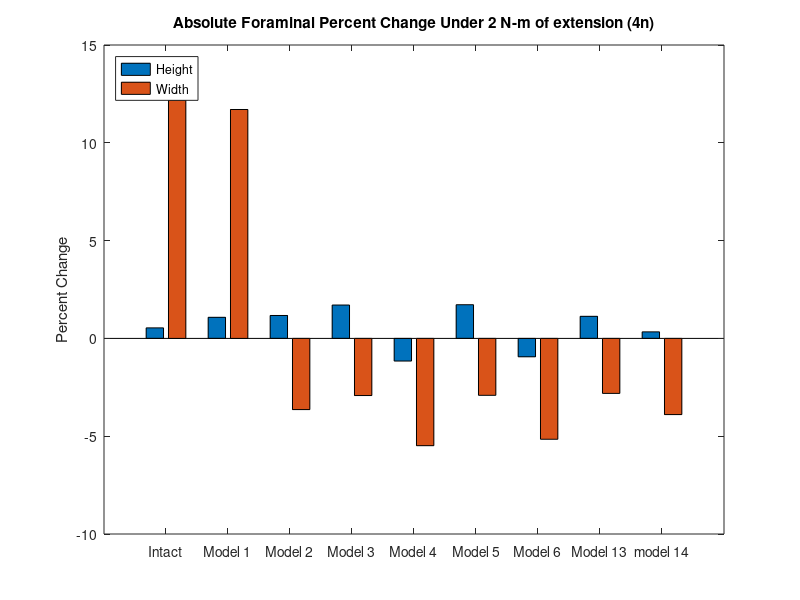
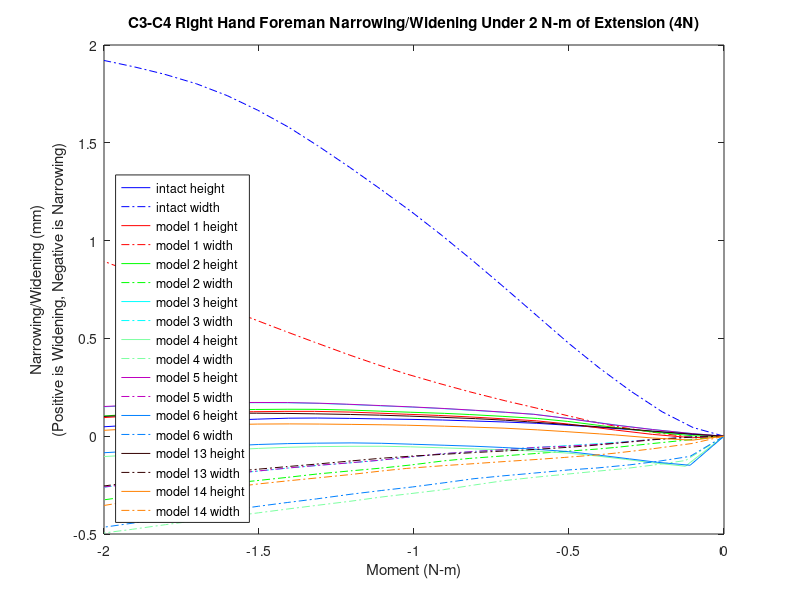
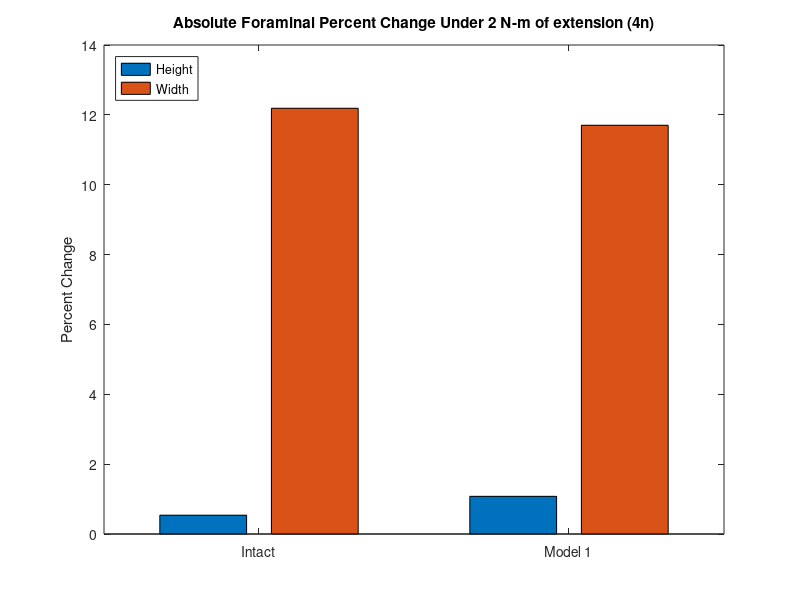
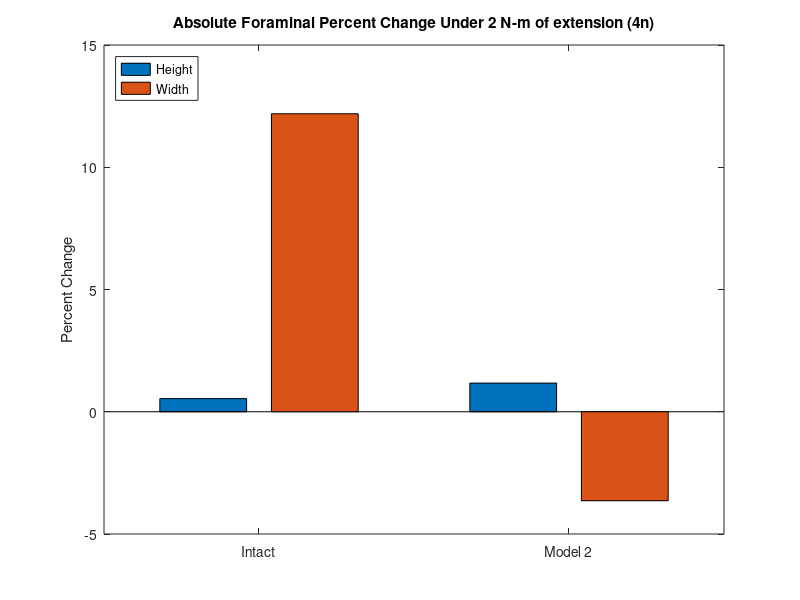

Write MATLAB code to recreate these figures, in order.
%% foreman height and width narrowing/widening 

% 4N!!

% for all models for the c3-c4 left hand side foreman under lateral bending (_n)
% 1297,16439,17116,14886

% Values for displacements have not been replaced. base coordinates have,
% but need checking. 
k=21;
zero1=[0 0 0 0 0 0 0 0 0 0 0 0 0 0 0 0 0 0 0 0 0];

mag15y=zero1;
mag15x=zero1;
width15=zero1;
height15=zero1;

mag14y=zero1;
mag14x=zero1;
width14=zero1;
height14=zero1;

mag13y=zero1;
mag13x=zero1;
width13=zero1;
height13=zero1;

mag6y=zero1;
mag6x=zero1;
width6=zero1;
height6=zero1;

mag5y=zero1;
mag5x=zero1;
width5=zero1;
height5=zero1;

mag4y=zero1;
mag4x=zero1;
width4=zero1;
height4=zero1;

mag3y=zero1;
mag3x=zero1;
width3=zero1;
height3=zero1;


mag2y=zero1;
mag2x=zero1;
width2=zero1;
height2=zero1;

mag1y=zero1;
mag1x=zero1;
width1=zero1;
height1=zero1;
% 1297,16439,17116,14886
%% model15_intact_TLC_4N
t15=[2 2.05 2.1 2.15 2.2 2.25 2.30198 2.35365 2.40358 2.45421 2.50322 2.55384 2.60384 2.65565 2.70225 2.75206 2.80139 2.85108 2.90339 2.95085 3];

% 1297
aa1=12.7746+[4.8745400e-01   5.8675100e-01   6.2998300e-01   6.4856900e-01   6.5775400e-01   6.5996500e-01   6.5997500e-01   6.5002100e-01   6.3675200e-01   6.1751200e-01   5.9422900e-01   5.6819100e-01   5.6079800e-01   5.8772100e-01   6.2021700e-01   6.3125900e-01   6.2683700e-01   5.8468700e-01   5.1659400e-01   4.5422900e-01   3.9182000e-01];
aa2=447.736+[1.5391800e+00   1.5667300e+00   1.9870700e+00   2.7076600e+00   3.6601600e+00   4.8026900e+00   6.1363900e+00   7.5417900e+00   8.9454600e+00   1.0393600e+01   1.1814600e+01   1.3288000e+01   1.4732100e+01   1.6201800e+01   1.7470100e+01   1.8737000e+01   1.9869800e+01   2.0859800e+01   2.1770800e+01   2.2511300e+01   2.3233200e+01];
aa3=-690.116+[-1.1235400e+00  -1.1748700e+00  -1.2322000e+00  -1.3155400e+00  -1.4341100e+00  -1.5950700e+00  -1.8252100e+00  -2.1161800e+00  -2.4450500e+00  -2.8210700e+00  -3.2359800e+00  -3.7160600e+00  -4.2409800e+00  -4.8383600e+00  -5.4163500e+00  -6.0458200e+00  -6.6548500e+00  -7.2189400e+00  -7.7642900e+00  -8.2298800e+00  -8.7020800e+00];

% 16439
ab1=13.5613+[3.1910900e-01   4.0347900e-01   4.4405300e-01   4.6240300e-01   4.7200100e-01   4.7788700e-01   4.8632300e-01   4.8834600e-01   4.8947900e-01   4.8832600e-01   4.8448800e-01   4.7992100e-01   4.9006400e-01   5.2886100e-01   5.6673400e-01   5.8882300e-01   5.9750400e-01   5.7187300e-01   5.1977600e-01   4.7169800e-01   4.2302900e-01];
ab2=447.206+[1.0864800e+00   1.0267900e+00   1.2840400e+00   1.7906300e+00   2.5018100e+00   3.3789500e+00   4.4120600e+00   5.5074000e+00   6.6097800e+00   7.7515500e+00   8.8728800e+00   1.0040800e+01   1.1197200e+01   1.2381900e+01   1.3402700e+01   1.4415500e+01   1.5314800e+01   1.6094600e+01   1.6807900e+01   1.7382700e+01   1.7941900e+01];
ab3=-699.132+[-9.9227400e-01  -1.0435600e+00  -1.0914900e+00  -1.1559200e+00  -1.2434500e+00  -1.3599900e+00  -1.5278200e+00  -1.7388700e+00  -1.9768600e+00  -2.2480100e+00  -2.5460100e+00  -2.8927800e+00  -3.2805200e+00  -3.7286200e+00  -4.1638800e+00  -4.6303400e+00  -5.0770300e+00  -5.4827500e+00  -5.8672100e+00  -6.1892600e+00  -6.5122700e+00];

% 17116
ac1=16.2684+[3.1756800e-01   4.0304100e-01   4.4254800e-01   4.5811700e-01   4.6348300e-01   4.6436800e-01   4.6779900e-01   4.6466000e-01   4.6092300e-01   4.5527300e-01   4.4688800e-01   4.3705500e-01   4.4228200e-01   4.7496900e-01   5.0774300e-01   5.2437600e-01   5.2828500e-01   4.9865300e-01   4.4227900e-01   3.9050200e-01   3.3801100e-01];
ac2=443.597+[1.2257500e+00   1.1810200e+00   1.4724500e+00   2.0267500e+00   2.7960600e+00   3.7386700e+00   4.8442300e+00   6.0122800e+00   7.1829700e+00   8.3902500e+00   9.5722000e+00   1.0799800e+01   1.2012300e+01   1.3253200e+01   1.4321700e+01   1.5379800e+01   1.6318100e+01   1.7130100e+01   1.7872200e+01   1.8469800e+01   1.9050500e+01];
ac3=-706.266+[-1.1326600e+00  -1.2015100e+00  -1.2863000e+00  -1.4023700e+00  -1.5544800e+00  -1.7470500e+00  -2.0045600e+00  -2.3113500e+00  -2.6453200e+00  -3.0150900e+00  -3.4101500e+00  -3.8582600e+00  -4.3481600e+00  -4.9052600e+00  -5.4401300e+00  -6.0084100e+00  -6.5496800e+00  -7.0400600e+00  -7.5041100e+00  -7.8928800e+00  -8.2828200e+00];

% 14886
ad1=9.91704+[5.2208400e-01   6.2303000e-01   6.6862400e-01   6.9107000e-01   7.0543700e-01   7.1343800e-01   7.1920400e-01   7.1491200e-01   7.0636300e-01   6.9076700e-01   6.7122500e-01   6.4959700e-01   6.4649700e-01   6.8016800e-01   7.1940900e-01   7.3732700e-01   7.3840200e-01   6.9986100e-01   6.3535000e-01   5.7606400e-01   5.1711400e-01];
ad2=444.847+[1.4321600e+00   1.4392400e+00   1.8275700e+00   2.5074900e+00   3.4148900e+00   4.5100800e+00   5.7941500e+00   7.1520700e+00   8.5138200e+00   9.9242900e+00   1.1312000e+01   1.2754500e+01   1.4172000e+01   1.5616100e+01   1.6864000e+01   1.8113600e+01   1.9234100e+01   2.0216400e+01   2.1122200e+01   2.1860000e+01   2.2580400e+01];
ad3=-691.954+[-1.0061900e+00  -1.0254200e+00  -1.0297300e+00  -1.0436600e+00  -1.0818900e+00  -1.1525700e+00  -1.2786700e+00  -1.4600800e+00  -1.6807900e+00  -1.9465100e+00  -2.2525400e+00  -2.6198200e+00  -3.0337300e+00  -3.5141000e+00  -3.9854200e+00  -4.5047500e+00  -5.0116700e+00  -5.4841500e+00  -5.9421600e+00  -6.3335800e+00  -6.7307500e+00];

ya1=aa1-ab1;
ya2=aa2-ab2;
ya3=aa3-ab3;
xa1=ad1-ac1;
xa2=ad2-ac2;
xa3=ad3-ac3;
x15=[xa1',xa2',xa3'];
y15=[ya1',ya2',ya3'];

for n=1:k
    mag15x(n)=sqrt(x15(n,1)^2+x15(n,2)^2+x15(n,3)^2);
end
for n=1:k
    mag15y(n)=sqrt(y15(n,1)^2+y15(n,2)^2+y15(n,3)^2);
end
for n=1:k
    width15(n)=mag15x(1,1)-mag15x(1,n);
end
for n=1:k
    height15(n)=mag15y(1,1)-mag15y(1,n);
end

%% model1_slideslide_tether/S2_4N
t1=[2 2.05126 2.11533 2.17471 2.20404 2.25121 2.30289 2.35286 2.41117 2.46025 2.51267 2.5564 2.60334 2.66048 2.70822 2.759 2.80923 2.85061 2.90524 2.95003 3];

% 1297
ae1=12.7746+[-3.0399900e-01  -2.1365700e-01  -1.1385600e-01  -2.2127500e-02   2.2280600e-02   8.6838200e-02   1.4440500e-01   1.8970400e-01   2.2976300e-01   2.5163400e-01   2.6423100e-01   2.6615900e-01   2.6107500e-01   2.4140800e-01   2.1325100e-01   1.7367000e-01   1.2563800e-01   7.9914500e-02   1.0545900e-02  -5.5386800e-02  -1.3278600e-01];
ae2=447.736+[2.4876100e+00   2.5082800e+00   2.7304000e+00   3.0334000e+00   3.2115000e+00   3.5421200e+00   3.9693500e+00   4.4511200e+00   5.0902100e+00   5.6890900e+00   6.3867100e+00   7.0106200e+00   7.7138600e+00   8.6196600e+00   9.4158200e+00   1.0296800e+01   1.1200200e+01   1.1968200e+01   1.3003700e+01   1.3870900e+01   1.4851200e+01];
ae3=-690.116+[-1.1890200e+00  -1.4710600e+00  -1.6165900e+00  -1.7256700e+00  -1.7792000e+00  -1.8692700e+00  -1.9775400e+00  -2.0954400e+00  -2.2481400e+00  -2.3935100e+00  -2.5685500e+00  -2.7292100e+00  -2.9165400e+00  -3.1628000e+00  -3.3909400e+00  -3.6539100e+00  -3.9371200e+00  -4.1923000e+00  -4.5643700e+00  -4.8977900e+00  -5.2936500e+00];

% 16439
af1=13.5613+[-3.2124000e-01  -2.5850000e-01  -1.8330700e-01  -1.1429200e-01  -7.8923900e-02  -2.3628000e-02   2.9947900e-02   7.2033400e-02   1.1056100e-01   1.3541300e-01   1.5513800e-01   1.6573400e-01   1.7121500e-01   1.6747400e-01   1.5622900e-01   1.3693300e-01   1.1069500e-01   8.2157600e-02   3.5511300e-02  -9.4938100e-03  -6.3799500e-02];
af2=447.206+[1.8134300e+00   1.7480200e+00   1.7939200e+00   1.9151800e+00   2.0002700e+00   2.1764700e+00   2.4308700e+00   2.7445500e+00   3.1788800e+00   3.5900700e+00   4.0700600e+00   4.5093500e+00   5.0137500e+00   5.6640300e+00   6.2391400e+00   6.8862800e+00   7.5605400e+00   8.1394100e+00   8.9260200e+00   9.5898400e+00   1.0345900e+01];
af3=-699.132+[-9.0469200e-01  -1.1688900e+00  -1.3059600e+00  -1.4068100e+00  -1.4552100e+00  -1.5330600e+00  -1.6190300e+00  -1.7053400e+00  -1.8133300e+00  -1.9105200e+00  -2.0215100e+00  -2.1229500e+00  -2.2409700e+00  -2.3863400e+00  -2.5158800e+00  -2.6644500e+00  -2.8259300e+00  -2.9721000e+00  -3.1890500e+00  -3.3851300e+00  -3.6190000e+00];

% 17116
ag1=16.2684+[-3.4470400e-01  -2.7918100e-01  -2.0296000e-01  -1.3388000e-01  -9.8554300e-02  -4.3377800e-02   9.2481600e-03   4.9454100e-02   8.5397100e-02   1.0785700e-01   1.2474500e-01   1.3278600e-01   1.3549500e-01   1.2826400e-01   1.1385100e-01   9.0859700e-02   6.1053200e-02   2.9646400e-02  -2.0646800e-02  -6.8719300e-02  -1.2638300e-01];
ag2=449.981+[1.9898500e+00   1.9402100e+00   2.0218000e+00   2.1797700e+00   2.2840100e+00   2.4914200e+00   2.7815300e+00   3.1330600e+00   3.6139100e+00   4.0654000e+00   4.5894000e+00   5.0667000e+00   5.6126800e+00   6.3153300e+00   6.9341900e+00   7.6275900e+00   8.3465900e+00   8.9615900e+00   9.7944900e+00   1.0495100e+01   1.1290400e+01];
ag3=-696.273+[-1.0629800e+00  -1.3477300e+00  -1.5264300e+00  -1.6701800e+00  -1.7413900e+00  -1.8571000e+00  -1.9865700e+00  -2.1192600e+00  -2.2859200e+00  -2.4356700e+00  -2.6060000e+00  -2.7605500e+00  -2.9389200e+00  -3.1642100e+00  -3.3636300e+00  -3.5894200e+00  -3.8297500e+00  -4.0429700e+00  -4.3508700e+00  -4.6235700e+00  -4.9440300e+00];

% 14886
ah1=9.91704+[-2.6361700e-01  -1.7208500e-01  -6.9625500e-02   2.5471800e-02   7.1536100e-02   1.3871700e-01   1.9992300e-01   2.4944200e-01   2.9440100e-01   3.2037800e-01   3.3741000e-01   3.4280000e-01   3.4108200e-01   3.2527400e-01   3.0035600e-01   2.6395400e-01   2.1851300e-01   1.7454500e-01   1.0699100e-01   4.2400400e-02  -3.3675600e-02];
ah2=448.847+[2.3816500e+00   2.3813500e+00   2.5648500e+00   2.8293600e+00   2.9883500e+00   3.2886900e+00   3.6831700e+00   4.1337700e+00   4.7370600e+00   5.3059900e+00   5.9718700e+00   6.5702800e+00   7.2475100e+00   8.1225000e+00   8.8943200e+00   9.7517200e+00   1.0634400e+01   1.1387200e+01   1.2405300e+01   1.3260400e+01   1.4229700e+01];
ah3=-691.954+[-1.0819800e+00  -1.3306000e+00  -1.4119900e+00  -1.4552300e+00  -1.4747100e+00  -1.5087800e+00  -1.5547100e+00  -1.6114500e+00  -1.6895400e+00  -1.7680900e+00  -1.8672800e+00  -1.9623400e+00  -2.0774500e+00  -2.2295100e+00  -2.3756700e+00  -2.5502300e+00  -2.7450000e+00  -2.9258500e+00  -3.1981400e+00  -3.4483900e+00  -3.7507500e+00];

xb1=ah1-ag1;
xb2=ah2-ag2;
xb3=ah3-ag3;
yb1=ae1-af1;
yb2=ae2-af2;
yb3=ae3-af3;
y1=[yb1',yb2',yb3'];
x1=[xb1',xb2',xb3'];

for n=1:k
    mag1x(n)=sqrt(x1(n,1)^2+x1(n,2)^2+x1(n,3)^2);
end
for n=1:k
    mag1y(n)=sqrt(y1(n,1)^2+y1(n,2)^2+y1(n,3)^2);
end
for n=1:k
    height1(n)=mag1y(1,1)-mag1y(1,n);
end
for n=1:k
    width1(n)=mag1x(1,1)-mag1x(1,n);
end
%% model2_SlideSlide_NoTether/S2_4N
t2=[2 2.05126 2.11533 2.17471 2.20447 2.25221 2.30059 2.35788 2.41099 2.45099 2.50605 2.55427 2.60174 2.65492 2.70335 2.75569 2.80363 2.85302 2.90564 2.95047 3];

% 1297
ai1=12.7746+[-1.7128900e-01  -8.8164100e-02   4.5072000e-03   8.9306500e-02   1.3015900e-01   1.8703300e-01   2.3213600e-01   2.7457000e-01   3.0187500e-01   3.1464600e-01   3.2275100e-01   3.1708800e-01   3.0058400e-01   2.6934100e-01   2.3010100e-01   1.7768100e-01   1.1919200e-01   5.1150900e-02  -3.0405800e-02  -1.0882200e-01  -2.0216700e-01];
ai2=447.736+[2.9455100e+00   2.9427700e+00   3.1435200e+00   3.4350500e+00   3.6115000e+00   3.9439200e+00   4.3446900e+00   4.9048300e+00   5.4995400e+00   5.9943200e+00   6.7456400e+00   7.4790400e+00   8.2577000e+00   9.1807600e+00   1.0063100e+01   1.1055400e+01   1.1992300e+01   1.2981100e+01   1.4046300e+01   1.4961500e+01   1.5978700e+01];
ai3=-690.116+[-1.4399000e+00  -1.6152200e+00  -1.7285100e+00  -1.8271600e+00  -1.8794400e+00  -1.9706400e+00  -2.0740100e+00  -2.2126500e+00  -2.3563800e+00  -2.4769300e+00  -2.6510600e+00  -2.7835500e+00  -2.9169900e+00  -3.0924700e+00  -3.2854000e+00  -3.5292100e+00  -3.7893600e+00  -4.0964600e+00  -4.4690100e+00  -4.8184500e+00  -5.2368300e+00];

% 16439
aj1=13.5613+[-2.2044400e-01  -1.6093200e-01  -9.1282300e-02  -2.6503500e-02   6.4047400e-03   5.6218300e-02   9.9823100e-02   1.4096200e-01   1.6905500e-01   1.8627100e-01   2.0360800e-01   2.0746200e-01   2.0321700e-01   1.9024500e-01   1.7006900e-01   1.4048700e-01   1.0417700e-01   5.8919900e-02   2.3127700e-04  -5.6368500e-02  -1.2613700e-01];
aj2=447.206+[2.1526800e+00   2.0836400e+00   2.1232800e+00   2.2403500e+00   2.3242400e+00   2.5024700e+00   2.7398600e+00   3.1042800e+00   3.5084500e+00   3.8468400e+00   4.3532000e+00   4.8300500e+00   5.3338500e+00   5.9338100e+00   6.5100800e+00   7.1646300e+00   7.7915400e+00   8.4618200e+00   9.2007100e+00   9.8512400e+00   1.0586300e+01];
aj3=-699.132+[-1.1264800e+00  -1.2958400e+00  -1.4034000e+00  -1.4939000e+00  -1.5402900e+00  -1.6179900e+00  -1.6982100e+00  -1.7976300e+00  -1.8971300e+00  -1.9758600e+00  -2.0744200e+00  -2.1187300e+00  -2.1471500e+00  -2.1825400e+00  -2.2245100e+00  -2.2821700e+00  -2.3524600e+00  -2.4427500e+00  -2.5678700e+00  -2.6960100e+00  -2.8577700e+00];

% 17116
ak1=16.2684+[-2.4201000e-01  -1.8086600e-01  -1.1116400e-01  -4.6880500e-02  -1.4139600e-02   3.5151000e-02   7.7525100e-02   1.1633000e-01   1.4190200e-01   1.5705100e-01   1.7143500e-01   1.7257200e-01   1.6503800e-01   1.4818900e-01   1.2448600e-01   9.1094500e-02   5.1492300e-02   3.0375700e-03  -5.8229900e-02  -1.1687600e-01  -1.8845700e-01];
ak2=449.981+[2.3669000e+00   2.3098600e+00   2.3817800e+00   2.5336300e+00   2.6360300e+00   2.8450200e+00   3.1159500e+00   3.5240300e+00   3.9709600e+00   4.3426300e+00   4.8992700e+00   5.4313700e+00   5.9948300e+00   6.6626000e+00   7.3002600e+00   8.0207300e+00   8.7059000e+00   9.4328800e+00   1.0225500e+01   1.0916700e+01   1.1691800e+01];
ak3=-696.273+[-1.3288600e+00  -1.5137500e+00  -1.6589700e+00  -1.7904900e+00  -1.8592900e+00  -1.9747100e+00  -2.0962200e+00  -2.2501000e+00  -2.4046300e+00  -2.5275000e+00  -2.6956400e+00  -2.8212300e+00  -2.9421400e+00  -3.0900100e+00  -3.2419400e+00  -3.4279000e+00  -3.6226000e+00  -3.8464000e+00  -4.1137700e+00  -4.3621100e+00  -4.6577900e+00];

% 14886
al1=9.91704+[-1.2909300e-01  -4.3783000e-02   5.2490000e-02   1.4108600e-01   1.8368200e-01   2.4347100e-01   2.9227100e-01   3.3957800e-01   3.7131800e-01   3.8741000e-01   3.9987600e-01   3.9782100e-01   3.8505000e-01   3.5776000e-01   3.2179400e-01   2.7238800e-01   2.1605800e-01   1.4965000e-01   6.8800000e-02  -9.3284500e-03  -1.0293900e-01];
al2=444.847+[2.8113300e+00   2.7900200e+00   2.9547100e+00   3.2095300e+00   3.3674000e+00   3.6701600e+00   4.0406400e+00   4.5656300e+00   5.1282600e+00   5.5988700e+00   6.3157500e+00   7.0155400e+00   7.7608300e+00   8.6489500e+00   9.5025800e+00   1.0468200e+01   1.1385500e+01   1.2359500e+01   1.3415700e+01   1.4328200e+01   1.5347800e+01];
al3=-691.954+[-1.2862800e+00  -1.4328900e+00  -1.4863300e+00  -1.5213500e+00  -1.5398100e+00  -1.5751100e+00  -1.6197300e+00  -1.6872800e+00  -1.7617300e+00  -1.8267000e+00  -1.9147600e+00  -1.9530100e+00  -1.9826000e+00  -2.0336100e+00  -2.1062300e+00  -2.2130000e+00  -2.3431000e+00  -2.5126200e+00  -2.7396400e+00  -2.9673700e+00  -3.2517300e+00];

xc1=al1-ak1;
xc2=al2-ak2;
xc3=al3-ak3;
yd1=ai1-aj1;
yd2=ai2-aj2;
yd3=ai3-aj3;
y2=[yd1',yd2',yd3'];
x2=[xc1',xc2',xc3'];

for n=1:k
    mag2x(n)=sqrt(x2(n,1)^2+x2(n,2)^2+x2(n,3)^2);
end
for n=1:k
    mag2y(n)=sqrt(y2(n,1)^2+y2(n,2)^2+y2(n,3)^2);
end
for n=1:k
    height2(n)=mag2y(1,1)-mag2y(1,n);
end
for n=1:k
    width2(n)=mag2x(1,1)-mag2x(1,n);
end

%% model3_APSlide_Tether/S2_4N
t3=[2 2.05126 2.11533 2.16533 2.20361 2.25215 2.30482 2.35211 2.4011 2.4565 2.50468 2.55973 2.60432 2.65144 2.70196 2.75595 2.80367 2.85248 2.91084 2.96199 3];
% 1297
am1=12.7746+[3.3679900e-01   3.6246200e-01   3.8931700e-01   4.1074100e-01   4.2745600e-01   4.4602600e-01   4.5849500e-01   4.6517600e-01   4.7009300e-01   4.7189100e-01   4.6909900e-01   4.6131000e-01   4.5199900e-01   4.3868300e-01   4.1723300e-01   3.8582900e-01   3.5294900e-01   3.1412700e-01   2.6336400e-01   2.1364400e-01   1.7270000e-01];
am2=447.736+[2.5609300e+00   2.5672600e+00   2.6989900e+00   2.8726700e+00   3.0246800e+00   3.2517600e+00   3.5425500e+00   3.8471700e+00   4.2003000e+00   4.6448500e+00   5.0707000e+00   5.6029500e+00   6.0650100e+00   6.5774600e+00   7.1591800e+00   7.8195400e+00   8.4292400e+00   9.0760900e+00   9.8773900e+00   1.0603000e+01   1.1154900e+01];
am3=-690.116+[-1.7303000e+00  -1.7499000e+00  -1.7844900e+00  -1.8227000e+00  -1.8562900e+00  -1.9075000e+00  -1.9738000e+00  -2.0458500e+00  -2.1265600e+00  -2.2270600e+00  -2.3253300e+00  -2.4506800e+00  -2.5614400e+00  -2.6847500e+00  -2.8280600e+00  -3.0003800e+00  -3.1675000e+00  -3.3537000e+00  -3.5992200e+00  -3.8360300e+00  -4.0255800e+00];
% 16439
an1=13.5613+[1.6922800e-01   1.8986900e-01   2.1398500e-01   2.3122300e-01   2.4448600e-01   2.6159300e-01   2.7891400e-01   2.8993500e-01   2.9946600e-01   3.0709800e-01   3.1206300e-01   3.1661100e-01   3.1793800e-01   3.1572900e-01   3.0799700e-01   2.9501300e-01   2.7895400e-01   2.5927500e-01   2.3004000e-01   1.9896200e-01   1.7251600e-01];
an2=447.206+[1.8377900e+00   1.8013500e+00   1.8113800e+00   1.8615800e+00   1.9146500e+00   2.0072500e+00   2.1462400e+00   2.3144000e+00   2.5258900e+00   2.8032600e+00   3.0713000e+00   3.4124200e+00   3.7205200e+00   4.0670500e+00   4.4623700e+00   4.9156400e+00   5.3419900e+00   5.8000000e+00   6.3730700e+00   6.8975800e+00   7.2999300e+00];
an3=-699.132+[-1.4183800e+00  -1.4455600e+00  -1.4828900e+00  -1.5198300e+00  -1.5521800e+00  -1.5985800e+00  -1.6534400e+00  -1.7045400e+00  -1.7599900e+00  -1.8261800e+00  -1.8864900e+00  -1.9599000e+00  -2.0253900e+00  -2.0956000e+00  -2.1718100e+00  -2.2600800e+00  -2.3460700e+00  -2.4422100e+00  -2.5679700e+00  -2.6907700e+00  -2.7904800e+00];
% 17116
ao1=16.2684+[1.5435300e-01   1.7513600e-01   1.9841900e-01   2.1489700e-01   2.2758600e-01   2.4391200e-01   2.5994300e-01   2.6937700e-01   2.7716400e-01   2.8275100e-01   2.8589600e-01   2.8809000e-01   2.8733200e-01   2.8304200e-01   2.7306900e-01   2.5756300e-01   2.3912500e-01   2.1692100e-01   1.8488700e-01   1.5136200e-01   1.2298900e-01];
ao2=449.981+[2.0571100e+00   2.0251300e+00   2.0543600e+00   2.1253100e+00   2.1958300e+00   2.3125000e+00   2.4789300e+00   2.6737800e+00   2.9145500e+00   3.2260200e+00   3.5241800e+00   3.9010800e+00   4.2395200e+00   4.6193900e+00   5.0514500e+00   5.5446600e+00   6.0070000e+00   6.5018800e+00   7.1184100e+00   7.6806900e+00   8.1109000e+00];
ao3=-696.273+[-1.6334300e+00  -1.6659900e+00  -1.7248700e+00  -1.7854100e+00  -1.8379800e+00  -1.9128500e+00  -2.0003900e+00  -2.0834100e+00  -2.1745600e+00  -2.2834100e+00  -2.3824100e+00  -2.5029200e+00  -2.6094400e+00  -2.7264500e+00  -2.8560700e+00  -3.0045700e+00  -3.1468100e+00  -3.3027900e+00  -3.5025900e+00  -3.6929700e+00  -3.8444500e+00];
% 14886
ap1=9.91704+[3.8729600e-01   4.1429500e-01   4.4337800e-01   4.6692800e-01   4.8535200e-01   5.0609000e-01   5.2131300e-01   5.3087600e-01   5.3877900e-01   5.4381000e-01   5.4388700e-01   5.3954300e-01   5.3288300e-01   5.2201300e-01   5.0297600e-01   4.7413000e-01   4.4333000e-01   4.0630700e-01   3.5702600e-01   3.0833700e-01   2.6817900e-01];
ap2=444.847+[2.4108500e+00   2.4057700e+00   2.5125900e+00   2.6623100e+00   2.7950800e+00   2.9970300e+00   3.2605000e+00   3.5411800e+00   3.8699700e+00   4.2874100e+00   4.6895800e+00   5.1947300e+00   5.6355300e+00   6.1260600e+00   6.6846800e+00   7.3211300e+00   7.9108700e+00   8.5387200e+00   9.3194000e+00   1.0028600e+01   1.0569200e+01];
ap3=-691.954+[-1.5620500e+00  -1.5641800e+00  -1.5575000e+00  -1.5546000e+00  -1.5542500e+00  -1.5594700e+00  -1.5742800e+00  -1.6001600e+00  -1.6320100e+00  -1.6751600e+00  -1.7207100e+00  -1.7825000e+00  -1.8404800e+00  -1.9055700e+00  -1.9829300e+00  -2.0816400e+00  -2.1820400e+00  -2.2985500e+00  -2.4586900e+00  -2.6186700e+00  -2.7500100e+00];

xe1=ap1-ao1;
xe2=ap2-ao2;
xe3=ap3-ao3;
yf1=am1-an1;
yf2=am2-an2;
yf3=am3-an3;
y3=[yf1',yf2',yf3'];
x3=[xe1',xe2',xe3'];

for n=1:k
    mag3x(n)=sqrt(x3(n,1)^2+x3(n,2)^2+x3(n,3)^2);
end
for n=1:k
    mag3y(n)=sqrt(y3(n,1)^2+y3(n,2)^2+y3(n,3)^2);
end
for n=1:k
    height3(n)=mag3y(1,1)-mag3y(1,n);
end
for n=1:k
    width3(n)=mag3x(1,1)-mag3x(1,n);
end


%% model4_APSlide_NoTether/S2_4N
t4=[2 2.0622 2.11523 2.15852 2.20492 2.25001 2.30364 2.35417 2.40231 2.45225 2.50547 2.55011 2.60474 2.65523 2.70472 2.7507 2.80007 2.85772 2.90074 2.95442 3];
% 1297
aq1=12.7746+[-4.3484900e-01   6.8773500e-01   7.8461100e-01   7.8240600e-01   7.5804900e-01   7.2282300e-01   6.6002300e-01   5.9106800e-01   5.3234500e-01   4.4989200e-01   3.4633400e-01   2.6839700e-01   1.9040300e-01   1.1735300e-01   2.2308600e-02  -6.5317800e-02  -1.4974400e-01  -2.3090600e-01  -2.9971800e-01  -3.5961600e-01  -4.1647300e-01];
aq2=447.736+[2.5760800e+00   2.2434500e+00   3.5356600e+00   4.9426900e+00   6.6638400e+00   8.4136800e+00   1.0446600e+01   1.2270200e+01   1.3955800e+01   1.5670500e+01   1.7328000e+01   1.8625200e+01   2.0152900e+01   2.1508600e+01   2.2772800e+01   2.3894000e+01   2.5026700e+01   2.6253000e+01   2.7124600e+01   2.8143800e+01   2.9006000e+01];
aq3=-690.116+[-9.0088400e-02  -1.8768500e+00  -2.1075400e+00  -2.3409000e+00  -2.6710800e+00  -3.0626800e+00  -3.6057000e+00  -4.1720100e+00  -4.7595500e+00  -5.3283700e+00  -5.9310500e+00  -6.4653500e+00  -7.1706100e+00  -7.8624400e+00  -8.5537000e+00  -9.2261600e+00  -9.9668400e+00  -1.0838500e+01  -1.1505100e+01  -1.2345600e+01  -1.3076300e+01];
% 16439
ar1=13.5613+[-4.2097600e-01   4.4886100e-01   5.2593800e-01   5.2795000e-01   5.1816300e-01   5.0589600e-01   4.7128000e-01   4.3288100e-01   4.0495900e-01   3.5541800e-01   2.8789400e-01   2.3725000e-01   1.9296400e-01   1.4992300e-01   8.5511200e-02   2.6941300e-02  -2.9742700e-02  -7.9779700e-02  -1.2425600e-01  -1.6373600e-01  -1.9760300e-01];
ar2=447.206+[1.7838300e+00   1.4560400e+00   2.4033200e+00   3.4725700e+00   4.7986300e+00   6.1481300e+00   7.7287400e+00   9.1490200e+00   1.0459200e+01   1.1725800e+01   1.2931600e+01   1.3872400e+01   1.4976500e+01   1.5972800e+01   1.6915400e+01   1.7764300e+01   1.8631700e+01   1.9581800e+01   2.0252900e+01   2.1045900e+01   2.1711200e+01];
ar3=-699.132+[7.7023900e-02  -1.5741700e+00  -1.7650700e+00  -1.9443300e+00  -2.1903000e+00  -2.4728500e+00  -2.8616400e+00  -3.2629900e+00  -3.6734400e+00  -4.0015000e+00  -4.3259200e+00  -4.6112200e+00  -4.9796600e+00  -5.3482100e+00  -5.7146300e+00  -6.0796400e+00  -6.4884100e+00  -6.9742600e+00  -7.3299500e+00  -7.7822900e+00  -8.1341400e+00];
% 17116
as1=16.2684+[-4.5758100e-01   4.3780300e-01   5.0812900e-01   5.0313200e-01   4.8542500e-01   4.6558300e-01   4.2281800e-01   3.7757300e-01   3.4268500e-01   2.8552900e-01   2.1035600e-01   1.5314600e-01   1.0034200e-01   4.9142800e-02  -2.2460800e-02  -8.7126600e-02  -1.4919500e-01  -2.0675900e-01  -2.5698900e-01  -3.0210200e-01  -3.4001200e-01];
as2=449.981+[1.9827400e+00   1.6904100e+00   2.7294700e+00   3.8826400e+00   5.3047300e+00   6.7461800e+00   8.4271100e+00   9.9309200e+00   1.1313300e+01   1.2663000e+01   1.3947500e+01   1.4946500e+01   1.6113900e+01   1.7158900e+01   1.8138800e+01   1.9014400e+01   1.9902400e+01   2.0868800e+01   2.1546600e+01   2.2339900e+01   2.2997400e+01];
as3=-696.273+[-9.3101500e-02  -1.8108000e+00  -2.1041700e+00  -2.3831100e+00  -2.7519600e+00  -3.1624900e+00  -3.7049500e+00  -4.2478400e+00  -4.7914200e+00  -5.2920400e+00  -5.8035800e+00  -6.2470700e+00  -6.8151400e+00  -7.3672600e+00  -7.9075200e+00  -8.4285300e+00  -9.0003200e+00  -9.6710900e+00  -1.0172000e+01  -1.0803200e+01  -1.1324900e+01];
% 14886
at1=9.91704+[-3.8613900e-01   7.4465100e-01   8.5255200e-01   8.5836700e-01   8.4278400e-01   8.1591200e-01   7.6074000e-01   6.9728600e-01   6.4412100e-01   5.6784200e-01   4.7019900e-01   3.9799500e-01   3.2753000e-01   2.6173500e-01   1.7228600e-01   8.9170900e-02   8.9662700e-03  -6.5516600e-02  -1.2933500e-01  -1.8327900e-01  -2.3696500e-01];
at2=444.847+[2.4369800e+00   2.0634100e+00   3.2820200e+00   4.6273000e+00   6.2824800e+00   7.9727100e+00   9.9474600e+00   1.1727600e+01   1.3378600e+01   1.5059600e+01   1.6692300e+01   1.7976200e+01   1.9497500e+01   2.0856700e+01   2.2133300e+01   2.3272700e+01   2.4431200e+01   2.5693400e+01   2.6599000e+01   2.7667600e+01   2.8584900e+01];
at3=-691.954+[6.2514600e-02  -1.6656200e+00  -1.7716100e+00  -1.8865600e+00  -2.0748700e+00  -2.3203600e+00  -2.6944200e+00  -3.1077400e+00  -3.5510600e+00  -3.9385000e+00  -4.3487500e+00  -4.7225000e+00  -5.2275700e+00  -5.7390200e+00  -6.2621100e+00  -6.7851000e+00  -7.3712600e+00  -8.0700600e+00  -8.6032300e+00  -9.2810500e+00  -9.8618000e+00];

xg1=at1-as1;
xg2=at2-as2;
xg3=at3-as3;
yh1=aq1-ar1;
yh2=aq2-ar2;
yh3=aq3-ar3;
y4=[yh1',yh2',yh3'];
x4=[xg1',xg2',xg3'];

for n=1:k
    mag4x(n)=sqrt(x4(n,1)^2+x4(n,2)^2+x4(n,3)^2);
end
for n=1:k
    mag4y(n)=sqrt(y4(n,1)^2+y4(n,2)^2+y4(n,3)^2);
end
for n=1:k
    height4(n)=mag4y(1,1)-mag4y(1,n);
end
for n=1:k
    width4(n)=mag4x(1,1)-mag4x(1,n);
end

%% model5_LatSlide_Tether/S2_4N
t5=[2 2.05126 2.11533 2.17471 2.20404 2.25806 2.30703 2.35279 2.40109 2.45138 2.50274 2.55389 2.60894 2.65187 2.70418 2.75649 2.80083 2.85242 2.90526 2.95387 3];
% 1297
au1=12.7746+[3.1852000e-01   3.4307200e-01   3.6901700e-01   3.9417400e-01   4.0686500e-01   4.2772600e-01   4.4197900e-01   4.5265600e-01   4.5983700e-01   4.6345200e-01   4.6192800e-01   4.5540400e-01   4.4457300e-01   4.3273800e-01   4.1127000e-01   3.8206500e-01   3.5255900e-01   3.1298100e-01   2.6868600e-01   2.2376000e-01   1.7597300e-01];
au2=447.736+[2.6057600e+00   2.6122400e+00   2.7383400e+00   2.9217300e+00   3.0319900e+00   3.2782300e+00   3.5458000e+00   3.8363200e+00   4.1795600e+00   4.5732200e+00   5.0171900e+00   5.5025500e+00   6.0607200e+00   6.5217100e+00   7.1165200e+00   7.7466600e+00   8.3055200e+00   8.9794300e+00   9.6937600e+00   1.0371500e+01   1.1031700e+01];
au3=-690.116+[-1.7472500e+00  -1.7664800e+00  -1.7996100e+00  -1.8385300e+00  -1.8607200e+00  -1.9107900e+00  -1.9666700e+00  -2.0331600e+00  -2.1119900e+00  -2.2019700e+00  -2.3054200e+00  -2.4210300e+00  -2.5566600e+00  -2.6680700e+00  -2.8146400e+00  -2.9787900e+00  -3.1313600e+00  -3.3242500e+00  -3.5411300e+00  -3.7593200e+00  -3.9836800e+00];
% 16439
av1=13.5613+[1.4615900e-01   1.6608100e-01   1.9011700e-01   2.1137300e-01   2.2256200e-01   2.4469100e-01   2.6623400e-01   2.8124000e-01   2.9226800e-01   3.0070400e-01   3.0668100e-01   3.1100200e-01   3.1265400e-01   3.1070800e-01   3.0321600e-01   2.9156600e-01   2.7741000e-01   2.5758900e-01   2.3260000e-01   2.0491000e-01   1.7443500e-01];
av2=447.206+[1.8708400e+00   1.8346100e+00   1.8394900e+00   1.8816000e+00   1.9176900e+00   2.0181800e+00   2.1468400e+00   2.3055600e+00   2.5093700e+00   2.7531400e+00   3.0312300e+00   3.3405500e+00   3.7111900e+00   4.0222600e+00   4.4256100e+00   4.8569800e+00   5.2467100e+00   5.7227300e+00   6.2322300e+00   6.7204500e+00   7.2004000e+00];
av3=-699.132+[-1.4334300e+00  -1.4601400e+00  -1.4955400e+00  -1.5331900e+00  -1.5546100e+00  -1.6001600e+00  -1.6454800e+00  -1.6921700e+00  -1.7466100e+00  -1.8063300e+00  -1.8706300e+00  -1.9390400e+00  -2.0199800e+00  -2.0833600e+00  -2.1612300e+00  -2.2450600e+00  -2.3233600e+00  -2.4227100e+00  -2.5333500e+00  -2.6458000e+00  -2.7630500e+00];
% 17116
aw1=16.2684+[1.3041600e-01   1.5049700e-01   1.7372100e-01   1.9416300e-01   2.0493000e-01   2.2624700e-01   2.4655800e-01   2.6030500e-01   2.6994900e-01   2.7668300e-01   2.8084000e-01   2.8308400e-01   2.8223100e-01   2.7839700e-01   2.6858200e-01   2.5452200e-01   2.3818700e-01   2.1573900e-01   1.8822100e-01   1.5828100e-01   1.2552100e-01];
aw2=449.981+[2.0970500e+00   2.0652500e+00   2.0881700e+00   2.1514800e+00   2.1995600e+00   2.3251700e+00   2.4792200e+00   2.6636800e+00   2.8962200e+00   3.1706100e+00   3.4804200e+00   3.8225100e+00   4.2299900e+00   4.5712300e+00   5.0123500e+00   5.4820700e+00   5.9050000e+00   6.4197500e+00   6.9683800e+00   7.4922900e+00   8.0059100e+00];
aw3=-696.273+[-1.6551300e+00  -1.6872200e+00  -1.7430400e+00  -1.8052000e+00  -1.8406900e+00  -1.9160500e+00  -1.9914100e+00  -2.0690900e+00  -2.1588500e+00  -2.2569100e+00  -2.3619100e+00  -2.4733300e+00  -2.6039800e+00  -2.7096400e+00  -2.8422600e+00  -2.9837500e+00  -3.1136900e+00  -3.2755200e+00  -3.4523100e+00  -3.6279000e+00  -3.8071300e+00];
% 14886
ax1=9.91704+[3.7090600e-01   3.9678500e-01   4.2474000e-01   4.5190400e-01   4.6560400e-01   4.8843600e-01   5.0512300e-01   5.1823600e-01   5.2804000e-01   5.3444100e-01   5.3587600e-01   5.3252700e-01   5.2501200e-01   5.1542300e-01   4.9648800e-01   4.6977500e-01   4.4222500e-01   4.0458300e-01   3.6170000e-01   3.1774700e-01   2.7090300e-01];
ax2=444.847+[2.4504300e+00   2.4456000e+00   2.5475000e+00   2.7044800e+00   2.8009200e+00   3.0206800e+00   3.2635200e+00   3.5312700e+00   3.8507300e+00   4.2199900e+00   4.6389200e+00   5.0991800e+00   5.6312600e+00   6.0723600e+00   6.6433000e+00   7.2503500e+00   7.7906200e+00   8.4443700e+00   9.1398600e+00   9.8017500e+00   1.0448200e+01];
ax3=-691.954+[-1.5725900e+00  -1.5744100e+00  -1.5670400e+00  -1.5599000e+00  -1.5572900e+00  -1.5582600e+00  -1.5673700e+00  -1.5893800e+00  -1.6199900e+00  -1.6584200e+00  -1.7063300e+00  -1.7635200e+00  -1.8348700e+00  -1.8936400e+00  -1.9724900e+00  -2.0660200e+00  -2.1571600e+00  -2.2770900e+00  -2.4174900e+00  -2.5636200e+00  -2.7180900e+00];

xi1=ax1-aw1;
xi2=ax2-aw2;
xi3=ax3-aw3;
yj1=au1-av1;
yj2=au2-av2;
yj3=au3-av3;
y5=[yj1',yj2',yj3'];
x5=[xi1',xi2',xi3'];

for n=1:k
    mag5x(n)=sqrt(x5(n,1)^2+x5(n,2)^2+x5(n,3)^2);
end
for n=1:k
    mag5y(n)=sqrt(y5(n,1)^2+y5(n,2)^2+y5(n,3)^2);
end
for n=1:k
    height5(n)=mag5y(1,1)-mag5y(1,n);
end
for n=1:k
    width5(n)=mag5x(1,1)-mag5x(1,n);
end


%% model6_LatSlide_NoTether/S2_4N
t6=[2 2.05467 2.1077 2.15244 2.20335 2.25035 2.30555 2.35774 2.40313 2.45015 2.50252 2.55284 2.60017 2.65712 2.70364 2.75106 2.80515 2.85128 2.90047 2.95082 3];
% 1297
ay1=12.7746+[-4.3481100e-01  -4.6465300e-02   1.9078200e-01   3.4376100e-01   4.6938000e-01   5.3356800e-01   5.6002100e-01   5.5073800e-01   5.2048200e-01   4.8057300e-01   4.1527600e-01   3.2813200e-01   2.3104900e-01   1.0019500e-01  -1.3610000e-02  -1.3513800e-01  -2.7913600e-01  -4.0715900e-01  -5.3790400e-01  -6.5931500e-01  -7.5990500e-01];
ay2=447.736+[2.5760400e+00   2.4255500e+00   2.7754100e+00   3.2521100e+00   3.9710300e+00   4.8006400e+00   5.9481800e+00   7.1731100e+00   8.3406100e+00   9.6378500e+00   1.1195900e+01   1.2722200e+01   1.4146600e+01   1.5845700e+01   1.7207600e+01   1.8564500e+01   2.0067300e+01   2.1323400e+01   2.2632600e+01   2.3940800e+01   2.5195100e+01];
ay3=-690.116+[-9.1370300e-02  -1.6278900e+00  -1.7911100e+00  -1.9173300e+00  -2.0789800e+00  -2.2568900e+00  -2.5054800e+00  -2.7812300e+00  -3.0612800e+00  -3.3981600e+00  -3.7699800e+00  -4.1733800e+00  -4.6043400e+00  -5.1870700e+00  -5.7153200e+00  -6.2936000e+00  -7.0042700e+00  -7.6583800e+00  -8.4023200e+00  -9.2082200e+00  -1.0052600e+01];
% 16439
az1=13.5613+[-4.2095300e-01  -1.3691600e-01   5.3152100e-02   1.7656600e-01   2.8204900e-01   3.4080500e-01   3.7133000e-01   3.7136100e-01   3.5780800e-01   3.3943200e-01   3.0170600e-01   2.4611600e-01   1.8239300e-01   9.2709400e-02   1.1635400e-02  -7.9035200e-02  -1.9116300e-01  -2.9137900e-01  -3.9595800e-01  -4.8989200e-01  -5.6767700e-01];
az2=447.206+[1.7840500e+00   1.6154100e+00   1.7875300e+00   2.0908100e+00   2.5834400e+00   3.1754600e+00   4.0174600e+00   4.9418300e+00   5.8294800e+00   6.8160500e+00   7.9476000e+00   9.0429700e+00   1.0067200e+01   1.1287600e+01   1.2276400e+01   1.3276800e+01   1.4409600e+01   1.5373100e+01   1.6393600e+01   1.7422800e+01   1.8408900e+01];
az3=-699.132+[7.5821900e-02  -1.3159800e+00  -1.4692400e+00  -1.5833500e+00  -1.7194100e+00  -1.8593200e+00  -2.0388900e+00  -2.2308300e+00  -2.4198500e+00  -2.6410100e+00  -2.8302600e+00  -3.0204400e+00  -3.2228100e+00  -3.4893700e+00  -3.7369400e+00  -4.0136900e+00  -4.3710400e+00  -4.7128900e+00  -5.1152000e+00  -5.5538800e+00  -6.0059300e+00];
% 17116
ba1=16.2684+[-4.5755800e-01  -1.5568800e-01   3.5543400e-02   1.5833300e-01   2.6135000e-01   3.1644100e-01   3.4155100e-01   3.3582600e-01   3.1713100e-01   2.9309800e-01   2.4890400e-01   1.8670100e-01   1.1753600e-01   2.2008200e-02  -6.3108300e-02  -1.5677900e-01  -2.7109500e-01  -3.7299900e-01  -4.7921800e-01  -5.7560900e-01  -6.5603400e-01];
ba2=449.981+[1.9828700e+00   1.8274000e+00   2.0424600e+00   2.3876600e+00   2.9356000e+00   3.5856000e+00   4.5000900e+00   5.4954200e+00   6.4454200e+00   7.4969600e+00   8.7172200e+00   9.8988700e+00   1.0997400e+01   1.2299900e+01   1.3347800e+01   1.4399200e+01   1.5578100e+01   1.6573500e+01   1.7620600e+01   1.8670500e+01   1.9670200e+01];
ba3=-696.273+[-9.4209400e-02  -1.5188400e+00  -1.7231900e+00  -1.8868100e+00  -2.0886000e+00  -2.2991900e+00  -2.5711200e+00  -2.8588600e+00  -3.1374000e+00  -3.4576300e+00  -3.7963500e+00  -4.1480800e+00  -4.5071800e+00  -4.9723700e+00  -5.3867700e+00  -5.8325800e+00  -6.3763000e+00  -6.8758200e+00  -7.4456000e+00  -8.0586000e+00  -8.6949500e+00];
% 14886
bb1=9.91704+[-3.8609900e-01  -4.3134700e-04   2.4189000e-01   3.9979600e-01   5.3222300e-01   6.0361700e-01   6.3840600e-01   6.3617300e-01   6.1127300e-01   5.7680400e-01   5.1706500e-01   4.3481200e-01   3.4103500e-01   2.1306000e-01   1.0061800e-01  -2.0690600e-02  -1.6563200e-01  -2.9472800e-01  -4.2610100e-01  -5.4732500e-01  -6.4698100e-01];
bb2=444.847+[2.4370000e+00   2.2779700e+00   2.5836400e+00   3.0208900e+00   3.6920200e+00   4.4754200e+00   5.5699800e+00   6.7481700e+00   7.8773900e+00   9.1368700e+00   1.0649900e+01   1.2138400e+01   1.3535900e+01   1.5213300e+01   1.6567100e+01   1.7924600e+01   1.9438000e+01   2.0710300e+01   2.2043100e+01   2.3382700e+01   2.4677500e+01];
bb3=-691.954+[6.1123100e-02  -1.4579700e+00  -1.5486700e+00  -1.6071200e+00  -1.6825900e+00  -1.7714500e+00  -1.9080500e+00  -2.0732300e+00  -2.2512700e+00  -2.4753300e+00  -2.6848400e+00  -2.9175900e+00  -3.1852300e+00  -3.5643200e+00  -3.9256300e+00  -4.3372300e+00  -4.8663300e+00  -5.3692900e+00  -5.9548200e+00  -6.5983100e+00  -7.2743900e+00];

xk1=bb1-ba1;
xk2=bb2-ba2;
xk3=bb3-ba3;
yl1=ay1-az1;
yl2=ay2-az2;
yl3=ay3-az3;
y6=[yl1',yl2',yl3'];
x6=[xk1',xk2',xk3'];

for n=1:k
    mag6x(n)=sqrt(x6(n,1)^2+x6(n,2)^2+x6(n,3)^2);
end
for n=1:k
    mag6y(n)=sqrt(y6(n,1)^2+y6(n,2)^2+y6(n,3)^2);
end
for n=1:k
    height6(n)=mag6y(1,1)-mag6y(1,n);
end
for n=1:k
    width6(n)=mag6x(1,1)-mag6x(1,n);
end


%% model13_Fixed_Tether_S2_4N
t13=[2 2.05126 2.11533 2.16533 2.2247 2.25107 2.31707 2.35251 2.40079 2.4548 2.50774 2.55564 2.60228 2.65931 2.70659 2.75382 2.80395 2.85431 2.90296 2.95231 3];
% 1297
bc1=12.7746+[3.8812000e-01   4.1846800e-01   4.4615400e-01   4.6376000e-01   4.8345300e-01   4.9119600e-01   5.0568500e-01   5.1074800e-01   5.1279300e-01   5.0966100e-01   5.0137300e-01   4.9016400e-01   4.7594600e-01   4.5180100e-01   4.2570300e-01   3.9554300e-01   3.5849900e-01   3.1684800e-01   2.6923400e-01   2.1429800e-01   1.5608700e-01];
bc2=447.736+[2.8364000e+00   2.8396900e+00   2.9814100e+00   3.1673300e+00   3.4397200e+00   3.5828600e+00   4.0142900e+00   4.2801900e+00   4.6833100e+00   5.1870600e+00   5.7295400e+00   6.2633500e+00   6.8136500e+00   7.5333800e+00   8.1623700e+00   8.8173100e+00   9.5412900e+00   1.0292300e+01   1.1041800e+01   1.1821400e+01   1.2592300e+01];
bc3=-690.116+[-1.3218300e+00  -1.3490200e+00  -1.4024300e+00  -1.4567300e+00  -1.5346100e+00  -1.5736900e+00  -1.6843800e+00  -1.7502200e+00  -1.8488300e+00  -1.9714900e+00  -2.1041200e+00  -2.2373400e+00  -2.3802900e+00  -2.5682400e+00  -2.7360900e+00  -2.9183600e+00  -3.1281300e+00  -3.3580100e+00  -3.6042000e+00  -3.8765900e+00  -4.1603100e+00];
% 16439
bd1=13.5613+[2.2240800e-01   2.4780900e-01   2.7619700e-01   2.9504100e-01   3.1457300e-01   3.2199000e-01   3.3788100e-01   3.4528100e-01   3.5228500e-01   3.5538400e-01   3.5532500e-01   3.5264100e-01   3.4904900e-01   3.3904300e-01   3.2517500e-01   3.0737600e-01   2.8532500e-01   2.5986800e-01   2.3081900e-01   1.9682600e-01   1.5793200e-01];
bd2=447.206+[2.0702900e+00   2.0270400e+00   2.0411400e+00   2.1024700e+00   2.2225500e+00   2.2967200e+00   2.5439000e+00   2.7065900e+00   2.9636800e+00   3.2990700e+00   3.6688800e+00   4.0379600e+00   4.4190000e+00   4.9198700e+00   5.3635500e+00   5.8306000e+00   6.3522500e+00   6.8976700e+00   7.4464000e+00   8.0209900e+00   8.5929200e+00];
bd3=-699.132+[-1.1512300e+00  -1.1826500e+00  -1.2314900e+00  -1.2776500e+00  -1.3407400e+00  -1.3719500e+00  -1.4579200e+00  -1.5072800e+00  -1.5776200e+00  -1.6618200e+00  -1.7505400e+00  -1.8372200e+00  -1.9270300e+00  -2.0395300e+00  -2.1377100e+00  -2.2434200e+00  -2.3637500e+00  -2.4947500e+00  -2.6355600e+00  -2.7915200e+00  -2.9541400e+00];
% 17116
be1=16.2684+[2.0733300e-01   2.3302100e-01   2.6069600e-01   2.7875600e-01   2.9724300e-01   3.0417700e-01   3.1849600e-01   3.2481100e-01   3.3007300e-01   3.3089500e-01   3.2831500e-01   3.2304200e-01   3.1686600e-01   3.0353100e-01   2.8665900e-01   2.6574900e-01   2.4033200e-01   2.1159300e-01   1.7934000e-01   1.4202200e-01   9.9964700e-02];
be2=449.981+[2.3181800e+00   2.2806000e+00   2.3146600e+00   2.3955000e+00   2.5423400e+00   2.6300100e+00   2.9150800e+00   3.0998000e+00   3.3882200e+00   3.7602700e+00   4.1673000e+00   4.5711500e+00   4.9863300e+00   5.5313900e+00   6.0129200e+00   6.5180300e+00   7.0798400e+00   7.6646900e+00   8.2508200e+00   8.8625700e+00   9.4695200e+00];
be3=-696.273+[-1.3985200e+00  -1.4369600e+00  -1.5090700e+00  -1.5782400e+00  -1.6733400e+00  -1.7208700e+00  -1.8531000e+00  -1.9297500e+00  -2.0395800e+00  -2.1710200e+00  -2.3090400e+00  -2.4430200e+00  -2.5807500e+00  -2.7578900e+00  -2.9136000e+00  -3.0793700e+00  -3.2657600e+00  -3.4647100e+00  -3.6730100e+00  -3.8992000e+00  -4.1313800e+00];
% 14886
bf1=9.91704+[4.3791600e-01   4.6948100e-01   4.9889900e-01   5.1798700e-01   5.3961400e-01   5.4829300e-01   5.6585900e-01   5.7294700e-01   5.7799100e-01   5.7833700e-01   5.7358700e-01   5.6566100e-01   5.5464200e-01   5.3433000e-01   5.1144800e-01   4.8439800e-01   4.5041700e-01   4.1150000e-01   3.6629500e-01   3.1359400e-01   2.5720800e-01];
bf2=444.847+[2.6550600e+00   2.6470200e+00   2.7651200e+00   2.9295700e+00   3.1759000e+00   3.3072000e+00   3.7072200e+00   3.9557100e+00   4.3347500e+00   4.8116000e+00   5.3278700e+00   5.8380700e+00   6.3657700e+00   7.0580000e+00   7.6648100e+00   8.2986200e+00   9.0015600e+00   9.7331600e+00   1.0465500e+01   1.1229500e+01   1.1987100e+01];
bf3=-691.954+[-1.0947100e+00  -1.1035500e+00  -1.1153400e+00  -1.1304200e+00  -1.1593100e+00  -1.1755200e+00  -1.2242800e+00  -1.2548200e+00  -1.3030500e+00  -1.3667700e+00  -1.4388600e+00  -1.5144400e+00  -1.5988900e+00  -1.7101100e+00  -1.8113400e+00  -1.9250100e+00  -2.0601200e+00  -2.2134900e+00  -2.3841400e+00  -2.5784000e+00  -2.7850800e+00];

xm1=bf1-be1;
xm2=bf2-be2;
xm3=bf3-be3;
yn1=bc1-bd1;
yn2=bc2-bd2;
yn3=bc3-bd3;
y13=[yn1',yn2',yn3'];
x13=[xm1',xm2',xm3'];

for n=1:k
    mag13x(n)=sqrt(x13(n,1)^2+x13(n,2)^2+x13(n,3)^2);
end
for n=1:k
    mag13y(n)=sqrt(y13(n,1)^2+y13(n,2)^2+y13(n,3)^2);
end
for n=1:k
    height13(n)=mag13y(1,1)-mag13y(1,n);
end
for n=1:k
    width13(n)=mag13x(1,1)-mag13x(1,n);
end


%% model14_Fixed_NoTether/S2_4N
t14=[2 2.05126 2.11533 2.17471 2.20107 2.25678 2.30078 2.35474 2.41562 2.45083 2.5117 2.55021 2.60026 2.65289 2.70081 2.75198 2.8011 2.85607 2.90043 2.95245 3];

% 1297
bg1=12.7746+[-2.9740500e-01  -1.1573700e-01   5.3182500e-02   1.8162900e-01   2.3037200e-01   3.1518300e-01   3.6514400e-01   4.0659100e-01   4.2815100e-01   4.3206200e-01   4.2231500e-01   4.0306900e-01   3.6279600e-01   3.0443300e-01   2.4010500e-01   1.5772700e-01   6.8069600e-02  -4.3864400e-02  -1.4104600e-01  -2.6138200e-01  -3.7106400e-01];
bg2=447.736+[2.7438700e+00   2.7706900e+00   3.0431500e+00   3.4363000e+00   3.6569500e+00   4.2273300e+00   4.7704800e+00   5.5250400e+00   6.4946800e+00   7.1033100e+00   8.2636700e+00   9.0692000e+00   1.0167100e+01   1.1359100e+01   1.2475600e+01   1.3689900e+01   1.4866000e+01   1.6177900e+01   1.7226600e+01   1.8451100e+01   1.9560300e+01];
bg3=-690.116+[-7.2232400e-01  -1.1430200e+00  -1.3058000e+00  -1.4420500e+00  -1.5082400e+00  -1.6630800e+00  -1.8014300e+00  -1.9883100e+00  -2.2280200e+00  -2.3801400e+00  -2.6383700e+00  -2.7957900e+00  -3.0309900e+00  -3.3230400e+00  -3.6285000e+00  -4.0034100e+00  -4.4101500e+00  -4.9187900e+00  -5.3654300e+00  -5.9234500e+00  -6.4663000e+00];
% 16439
bh1=13.5613+[-2.9872300e-01  -1.7106900e-01  -3.0170700e-02   7.6170900e-02   1.1558600e-01   1.8370600e-01   2.2557000e-01   2.6368900e-01   2.8705400e-01   2.9555500e-01   2.9604300e-01   2.8698000e-01   2.6524100e-01   2.2912000e-01   1.8715700e-01   1.3093200e-01   6.8266600e-02  -1.1485300e-02  -8.3577000e-02  -1.7546000e-01  -2.6586000e-01];
bh2=447.206+[2.0430200e+00   1.9473700e+00   2.0303900e+00   2.2396800e+00   2.3759300e+00   2.7536100e+00   3.1274200e+00   3.6629300e+00   4.3705800e+00   4.8210500e+00   5.6589200e+00   6.2140100e+00   6.9621300e+00   7.7814800e+00   8.5524200e+00   9.3951000e+00   1.0216800e+01   1.1151500e+01   1.1915900e+01   1.2820600e+01   1.3653400e+01];
bh3=-699.132+[-5.8657500e-01  -9.7346700e-01  -1.1187300e+00  -1.2385100e+00  -1.2942500e+00  -1.4205800e+00  -1.5280800e+00  -1.6668900e+00  -1.8369200e+00  -1.9421700e+00  -2.0924600e+00  -2.1545000e+00  -2.2403200e+00  -2.3527600e+00  -2.4710800e+00  -2.6199300e+00  -2.7842400e+00  -3.0018600e+00  -3.2052700e+00  -3.4627100e+00  -3.7196400e+00];
% 17116
bi1=16.2684+[-3.2813800e-01  -1.9210300e-01  -4.9154200e-02   5.7461700e-02   9.6587800e-02   1.6316400e-01   2.0293800e-01   2.3751300e-01   2.5602900e-01   2.6136500e-01   2.5617700e-01   2.4317200e-01   2.1606600e-01   1.7432300e-01   1.2720200e-01   6.5798900e-02  -9.7406300e-04  -8.4584600e-02  -1.5888600e-01  -2.5237200e-01  -3.4184500e-01];
bi2=449.981+[2.2464200e+00   2.1773600e+00   2.2979600e+00   2.5449500e+00   2.7005300e+00   3.1252500e+00   3.5404800e+00   4.1292800e+00   4.8997200e+00   5.3872600e+00   6.2990400e+00   6.9088700e+00   7.7298300e+00   8.6239800e+00   9.4611200e+00   1.0370400e+01   1.1250200e+01   1.2240800e+01   1.3043100e+01   1.3985800e+01   1.4845900e+01];
bi3=-696.273+[-7.6833000e-01  -1.1941400e+00  -1.3859000e+00  -1.5517300e+00  -1.6310100e+00  -1.8148600e+00  -1.9739400e+00  -2.1808300e+00  -2.4344400e+00  -2.5909800e+00  -2.8503000e+00  -2.9990900e+00  -3.2088100e+00  -3.4606200e+00  -3.7149400e+00  -4.0164100e+00  -4.3315400e+00  -4.7164200e+00  -5.0519800e+00  -5.4652000e+00  -5.8630300e+00];
% 14886
bk1=9.91704+[-2.5342700e-01  -7.3074300e-02   9.7983200e-02   2.2972900e-01   2.8036400e-01   3.7015700e-01   4.2501100e-01   4.7298200e-01   5.0204800e-01   5.1025000e-01   5.0753500e-01   4.9277800e-01   4.5800500e-01   4.0473600e-01   3.4435100e-01   2.6533700e-01   1.7771500e-01   6.7225600e-02  -2.9748900e-02  -1.5139900e-01  -2.6432400e-01];
bk2=444.847+[2.6061700e+00   2.6047900e+00   2.8385100e+00   3.1949000e+00   3.3986900e+00   3.9312000e+00   4.4426500e+00   5.1583200e+00   6.0848200e+00   6.6693000e+00   7.7854700e+00   8.5608200e+00   9.6218000e+00   1.0780500e+01   1.1871900e+01   1.3065900e+01   1.4229900e+01   1.5536600e+01   1.6587500e+01   1.7821900e+01   1.8947100e+01];
bk3=-691.954+[-5.6563500e-01  -9.3389700e-01  -1.0276600e+00  -1.0973600e+00  -1.1324300e+00  -1.2154200e+00  -1.2911500e+00  -1.3969700e+00  -1.5392600e+00  -1.6325700e+00  -1.7697800e+00  -1.8324800e+00  -1.9341800e+00  -2.0796300e+00  -2.2450400e+00  -2.4650700e+00  -2.7201200e+00  -3.0617200e+00  -3.3778500e+00  -3.7841600e+00  -4.1906900e+00];

xo1=bk1-bi1;
xo2=bk2-bi2;
xo3=bk3-bi3;
yp1=bg1-bh1;
yp2=bg2-bh2;
yp3=bg3-bh3;
x14=[xo1',xo2',xo3'];
y14=[yp1',yp2',yp3'];

for n=1:k
    mag14x(n)=sqrt(x14(n,1)^2+x14(n,2)^2+x14(n,3)^2);
end
for n=1:k
    mag14y(n)=sqrt(y14(n,1)^2+y14(n,2)^2+y14(n,3)^2);
end
for n=1:k
    height14(n)=mag14y(1,1)-mag14y(1,n);
end
for n=1:k
    width14(n)=mag14x(1,1)-mag14x(1,n);
end

%% Percent change
% bar plot
figure(1)
pc15x=(mag15x(21)/mag15x(1)*100)-100;
pc15y=(mag15y(21)/mag15y(1)*100)-100;
pc15=[pc15y,pc15x];

pc1x=(mag1x(21)/mag1x(1)*100)-100;
pc1y=(mag1y(21)/mag1y(1)*100)-100;
pc1=[pc1y,pc1x];

pc2x=(mag2x(21)/mag2x(1)*100)-100;
pc2y=(mag2y(21)/mag2y(1)*100)-100;
pc2=[pc2y,pc2x];

pc3x=(mag3x(21)/mag3x(1)*100)-100;
pc3y=(mag3y(21)/mag3y(1)*100)-100;
pc3=[pc3y,pc3x];

pc4x=(mag4x(21)/mag4x(1)*100)-100;
pc4y=(mag4y(21)/mag4y(1)*100)-100;
pc4=[pc4y,pc4x];

pc5x=(mag5x(21)/mag5x(1)*100)-100;
pc5y=(mag5y(21)/mag5y(1)*100)-100;
pc5=[pc5y,pc5x];

pc6x=(mag6x(21)/mag6x(1)*100)-100;
pc6y=(mag6y(21)/mag6y(1)*100)-100;
pc6=[pc6y,pc6x];

pc13x=(mag13x(21)/mag13x(1)*100)-100;
pc13y=(mag13y(21)/mag13y(1)*100)-100;
pc13=[pc13y,pc13x];


pc14x=(mag14x(21)/mag14x(1)*100)-100;
pc14y=(mag14y(21)/mag14y(1)*100)-100;
pc14=[pc14y,pc14x];

PC=[pc15;pc1;pc2;pc3;pc4;pc5;pc6;pc13;pc14];
bar(PC)
xticklabels({'Intact','Model 1','Model 2', 'Model 3','Model 4','Model 5','Model 6','Model 13','model 14'})
ylabel('Percent Change')
legend('Height','Width','location','northwest')
title('Absolute Foraminal Percent Change Under 2 N-m of extension (4n)')

%% figures
figure(2)

plot((t15-2)*(-2),-1*height15,'b')
hold on
plot((t15-2)*(-2),-1*width15,'-.b')
hold on

plot((t1-2)*(-2),-1*height1,'r')
hold on
plot((t1-2)*(-2),-1*width1,'-.r')
hold on

plot((t2-2)*(-2),-1*height2,'g')
hold on
plot((t2-2)*(-2),-1*width2,'-.g')
hold on

plot((t3-2)*(-2),-1*height3,'c')
hold on
plot((t3-2)*(-2),-1*width3,'-.c')
hold on

plot((t4-2)*(-2),-1*height4,'color',[.49 1 .63])
hold on
plot((t4-2)*(-2),-1*width4,'-.','color',[.49 1 .63])
hold on

plot((t5-2)*(-2),-1*height5,'color',[0.75, 0, 0.75])
hold on
plot((t5-2)*(-2),-1*width5,'-.','color',[0.75, 0, 0.75])
hold on

plot((t6-2)*(-2),-1*height6,'color',[0 0.5 1])
hold on
plot((t6-2)*(-2),-1*width6,'-.','color',[0 0.5 1])
hold on

plot((t13-2)*(-2),-1*height13,'color',[0.2 0 0])
hold on
plot((t13-2)*(-2),-1*width13,'-.','color',[0.2 0 0])
hold on

plot((t14-2)*(-2),-1*height14,'color',[1 .5 0])
hold on
plot((t14-2)*(-2),-1*width14,'-.','color',[1 .5 0])
hold on

xlabel('Moment (N-m)')
ylabel({'Narrowing/Widening (mm)';'(Positive is Widening, Negative is Narrowing)'})
title('C3-C4 Right Hand Foreman Narrowing/Widening Under 2 N-m of Extension (4N)')
legend('intact height','intact width','model 1 height', 'model 1 width','model 2 height','model 2 width','model 3 height', 'model 3 width','model 4 height','model 4 width','model 5 height','model 5 width','model 6 height','model 6 width','model 13 height','model 13 width','model 14 height','model 14 width','location','southwest')

%% Percent change individual bar plots compared to intact
% Model 1
figure(3)
pc15x=(mag15x(21)/mag15x(1)*100)-100;
pc15y=(mag15y(21)/mag15y(1)*100)-100;
pc15=[pc15y,pc15x];

pc1x=(mag1x(21)/mag1x(1)*100)-100;
pc1y=(mag1y(21)/mag1y(1)*100)-100;
pc1=[pc1y,pc1x];

PC=[pc15;pc1];
bar(PC)
xticklabels({'Intact','Model 1'})
ylabel('Percent Change')
legend('Height','Width','location','northwest')
title('Absolute Foraminal Percent Change Under 2 N-m of extension (4n)')

% Model 2
figure(4)
pc15x=(mag15x(21)/mag15x(1)*100)-100;
pc15y=(mag15y(21)/mag15y(1)*100)-100;
pc15=[pc15y,pc15x];

pc2x=(mag2x(21)/mag2x(1)*100)-100;
pc2y=(mag2y(21)/mag2y(1)*100)-100;
pc2=[pc2y,pc2x];

PC=[pc15;pc2];
bar(PC)
xticklabels({'Intact','Model 2'})
ylabel('Percent Change')
legend('Height','Width','location','northwest')
title('Absolute Foraminal Percent Change Under 2 N-m of extension (4n)')

% Model 3
figure(5)
pc15x=(mag15x(21)/mag15x(1)*100)-100;
pc15y=(mag15y(21)/mag15y(1)*100)-100;
pc15=[pc15y,pc15x];

pc3x=(mag3x(21)/mag3x(1)*100)-100;
pc3y=(mag3y(21)/mag3y(1)*100)-100;
pc3=[pc3y,pc3x];

PC=[pc15;pc3];
bar(PC)
xticklabels({'Intact','Model 3'})
ylabel('Percent Change')
legend('Height','Width','location','northwest')
title('Absolute Foraminal Percent Change Under 2 N-m of extension (4n)')

% Model 4
figure(6)
pc15x=(mag15x(21)/mag15x(1)*100)-100;
pc15y=(mag15y(21)/mag15y(1)*100)-100;
pc15=[pc15y,pc15x];

pc4x=(mag4x(21)/mag4x(1)*100)-100;
pc4y=(mag4y(21)/mag4y(1)*100)-100;
pc4=[pc4y,pc4x];

PC=[pc15;pc4];
bar(PC)
xticklabels({'Intact','Model 4'})
ylabel('Percent Change')
legend('Height','Width','location','northwest')
title('Absolute Foraminal Percent Change Under 2 N-m of extension (4n)')

% Model 5
figure(7)
pc15x=(mag15x(21)/mag15x(1)*100)-100;
pc15y=(mag15y(21)/mag15y(1)*100)-100;
pc15=[pc15y,pc15x];

pc5x=(mag5x(21)/mag5x(1)*100)-100;
pc5y=(mag5y(21)/mag5y(1)*100)-100;
pc5=[pc5y,pc5x];

PC=[pc15;pc5];
bar(PC)
xticklabels({'Intact','Model 5'})
ylabel('Percent Change')
legend('Height','Width','location','northwest')
title('Absolute Foraminal Percent Change Under 2 N-m of extension (4n)')

% Model 6
figure(8)
pc15x=(mag15x(21)/mag15x(1)*100)-100;
pc15y=(mag15y(21)/mag15y(1)*100)-100;
pc15=[pc15y,pc15x];

pc6x=(mag6x(21)/mag6x(1)*100)-100;
pc6y=(mag6y(21)/mag6y(1)*100)-100;
pc6=[pc6y,pc6x];

PC=[pc15;pc6];
bar(PC)
xticklabels({'Intact','Model 6'})
ylabel('Percent Change')
legend('Height','Width','location','northwest')
title('Absolute Foraminal Percent Change Under 2 N-m of extension (4n)')

% Model 13
figure(9)
pc15x=(mag15x(21)/mag15x(1)*100)-100;
pc15y=(mag15y(21)/mag15y(1)*100)-100;
pc15=[pc15y,pc15x];

pc13x=(mag13x(21)/mag13x(1)*100)-100;
pc13y=(mag13y(21)/mag13y(1)*100)-100;
pc13=[pc13y,pc13x];

PC=[pc15;pc13];
bar(PC)
xticklabels({'Intact','Model 13'})
ylabel('Percent Change')
legend('Height','Width','location','northwest')
title('Absolute Foraminal Percent Change Under 2 N-m of extension (4n)')

% Model 14
figure(10)
pc15x=(mag15x(21)/mag15x(1)*100)-100;
pc15y=(mag15y(21)/mag15y(1)*100)-100;
pc15=[pc15y,pc15x];

pc14x=(mag14x(21)/mag14x(1)*100)-100;
pc14y=(mag14y(21)/mag14y(1)*100)-100;
pc14=[pc14y,pc14x];

PC=[pc15;pc14];
bar(PC)
xticklabels({'Intact','Model 14'})
ylabel('Percent Change')
legend('Height','Width','location','northwest')
title('Absolute Foraminal Percent Change Under 2 N-m of extension (4n)')

%% figures
figure(11)

plot((t15-2)*(-2),-1*height15,'b')
hold on
plot((t15-2)*(-2),-1*width15,'-.b')
hold on

plot((t1-2)*(-2),-1*height1,'r')
hold on
plot((t1-2)*(-2),-1*width1,'-.r')
hold on

xlabel('Moment (N-m)')
ylabel({'Narrowing/Widening (mm)';'(Positive is Widening, Negative is Narrowing)'})
title('C3-C4 Right Hand Foreman Narrowing/Widening Under 2 N-m of Extension (4N)for Model 1')
legend('intact height','intact width','model 1 height', 'model 1 width','location','southwest')

figure(12)

plot((t15-2)*(-2),-1*height15,'b')
hold on
plot((t15-2)*(-2),-1*width15,'-.b')
hold on

plot((t2-2)*(-2),-1*height2,'g')
hold on
plot((t2-2)*(-2),-1*width2,'-.g')
hold on

xlabel('Moment (N-m)')
ylabel({'Narrowing/Widening (mm)';'(Positive is Widening, Negative is Narrowing)'})
title('C3-C4 Right Hand Foreman Narrowing/Widening Under 2 N-m of Extension (4N)for Model 2')
legend('intact height','intact width','model 2 height', 'model 2 width','location','southwest')

figure(13)

plot((t15-2)*(-2),-1*height15,'b')
hold on
plot((t15-2)*(-2),-1*width15,'-.b')
hold on

plot((t3-2)*(-2),-1*height3,'c')
hold on
plot((t3-2)*(-2),-1*width3,'-.c')
hold on

xlabel('Moment (N-m)')
ylabel({'Narrowing/Widening (mm)';'(Positive is Widening, Negative is Narrowing)'})
title('C3-C4 Right Hand Foreman Narrowing/Widening Under 2 N-m of Extension (4N)for Model 3')
legend('intact height','intact width','model 3 height', 'model 3 width','location','southwest')

figure(14)

plot((t15-2)*(-2),-1*height15,'b')
hold on
plot((t15-2)*(-2),-1*width15,'-.b')
hold on

plot((t4-2)*(-2),-1*height4,'color',[.49 1 .63])
hold on
plot((t4-2)*(-2),-1*width4,'-.','color',[.49 1 .63])
hold on

xlabel('Moment (N-m)')
ylabel({'Narrowing/Widening (mm)';'(Positive is Widening, Negative is Narrowing)'})
title('C3-C4 Right Hand Foreman Narrowing/Widening Under 2 N-m of Extension (4N)for Model 4')
legend('intact height','intact width','model 4 height', 'model 4 width','location','southwest')

figure(15)

plot((t15-2)*(-2),-1*height15,'b')
hold on
plot((t15-2)*(-2),-1*width15,'-.b')
hold on

plot((t5-2)*(-2),-1*height5,'color',[0.75, 0, 0.75])
hold on
plot((t5-2)*(-2),-1*width5,'-.','color',[0.75, 0, 0.75])
hold on

xlabel('Moment (N-m)')
ylabel({'Narrowing/Widening (mm)';'(Positive is Widening, Negative is Narrowing)'})
title('C3-C4 Right Hand Foreman Narrowing/Widening Under 2 N-m of Extension (4N)for Model 5')
legend('intact height','intact width','model 5 height', 'model 5 width','location','southwest')

figure(16)

plot((t15-2)*(-2),-1*height15,'b')
hold on
plot((t15-2)*(-2),-1*width15,'-.b')
hold on

plot((t6-2)*(-2),-1*height6,'color',[0 0.5 1])
hold on
plot((t6-2)*(-2),-1*width6,'-.','color',[0 0.5 1])
hold on

xlabel('Moment (N-m)')
ylabel({'Narrowing/Widening (mm)';'(Positive is Widening, Negative is Narrowing)'})
title('C3-C4 Right Hand Foreman Narrowing/Widening Under 2 N-m of Extension (4N)for Model 6')
legend('intact height','intact width','model 6 height', 'model 6 width','location','southwest')

figure(17)

plot((t15-2)*(-2),-1*height15,'b')
hold on
plot((t15-2)*(-2),-1*width15,'-.b')
hold on

plot((t13-2)*(-2),-1*height13,'color',[0.2 0 0])
hold on
plot((t13-2)*(-2),-1*width13,'-.','color',[0.2 0 0])
hold on

xlabel('Moment (N-m)')
ylabel({'Narrowing/Widening (mm)';'(Positive is Widening, Negative is Narrowing)'})
title('C3-C4 Right Hand Foreman Narrowing/Widening Under 2 N-m of Extension (4N)for Model 13')
legend('intact height','intact width','model 13 height', 'model 13 width','location','southwest')

figure(18)

plot((t15-2)*(-2),-1*height15,'b')
hold on
plot((t15-2)*(-2),-1*width15,'-.b')
hold on

plot((t14-2)*(-2),-1*height14,'color',[1 .5 0])
hold on
plot((t14-2)*(-2),-1*width14,'-.','color',[1 .5 0])
hold on

xlabel('Moment (N-m)')
ylabel({'Narrowing/Widening (mm)';'(Positive is Widening, Negative is Narrowing)'})
title('C3-C4 Right Hand Foreman Narrowing/Widening Under 2 N-m of Extension (4N)for Model 14')
legend('intact height','intact width','model 14 height', 'model 14 width','location','southwest')
